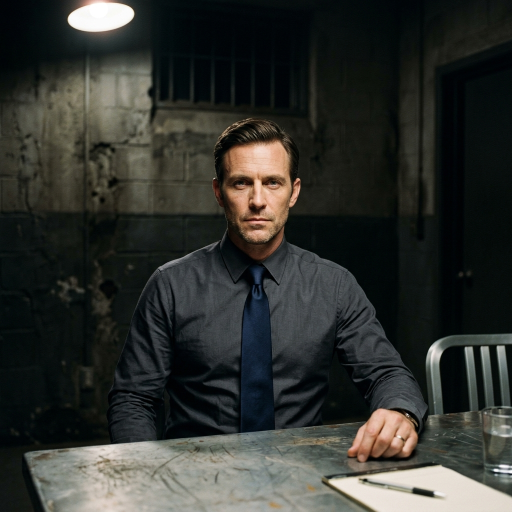
#> input picture api/data/portraits/marcus_cooperative.jpg, 1024 x 1024 px, found by its file name (shown at 1/2 size)
$ python build_ascii_cache.py
#> lines starting #> are read from the running program, lines starting #| are printed output that depends on the picture
#> in convert_face_to_ascii_grid, img is the input picture: PIL image 1024x1024 RGB; mean R, G, B 48.9, 50.8, 46.9
### scripts/convert_to_ascii.py
import sys
import os
from PIL import Image, ImageEnhance

if sys.platform == "win32":
    try:
        sys.stdout.reconfigure(encoding="utf-8")
    except Exception:
        pass

# Normalized facial expression crops per emotion (1024x1024 coordinates)
CROPS = {
    "cooperative": (340, 180, 660, 520),  # 320x340
    "deflecting":  (250, 70,  810, 730),  # 560x660
    "nervous":     (310, 90,  690, 530),  # 380x440
    "hostile":     (220, 80,  820, 760),  # 600x680
    "confessing":  (200, 120, 740, 700),  # 540x580
}

# Rich typography ASCII ramp from dense/opaque to sparse/empty
ASCII_CHARS = "@B%8&WM#*oahkbdpqwmZO0QLCJUYXzcvunxrjft/\\|()1{}[]?-_+~<>i!lI;:,\"^`'. "


def crop_and_enhance_face(img: Image.Image, emotion: str) -> Image.Image:
    """Extract tight facial expression bounding box and enhance facial contours."""
#> called with emotion = 'cooperative'
    box = CROPS.get(emotion, (250, 150, 750, 700))
    face = img.crop(box)
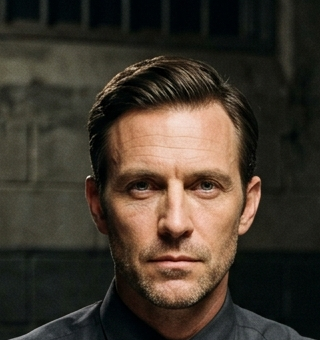
#> face: PIL image 320x340 RGB; mean R, G, B 64.8, 55.7, 45

    # Lighting and facial detail enhancement:
    # 1. Lift shadows so eyes, pupils, lips and expression are clearly visible
    brightener = ImageEnhance.Brightness(face)
    enhanced = brightener.enhance(1.18)
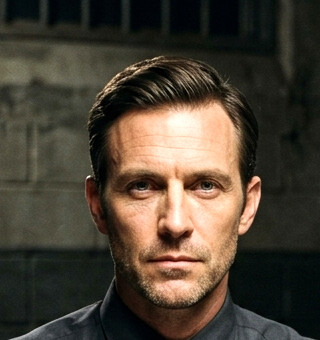
#> enhanced: PIL image 320x340 RGB; mean R, G, B 74.9, 65.3, 52.6
    # 2. Boost contrast so facial contours, wrinkles and sweat stand out
    contrast = ImageEnhance.Contrast(enhanced)
    enhanced = contrast.enhance(1.25)
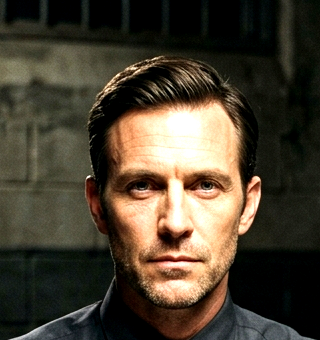
#> enhanced: PIL image 320x340 RGB; mean R, G, B 74.2, 64.8, 49.5
    # 3. Enhance sharpness for crisp typography edges
    sharpener = ImageEnhance.Sharpness(enhanced)
    enhanced = sharpener.enhance(1.4)
    return enhanced


def convert_face_to_ascii_grid(image_path: str, emotion: str = "cooperative", width: int = 46) -> list:
    """Convert portrait image to a 2D grid of (r, g, b, char) tuples."""
    img = Image.open(image_path)
    face = crop_and_enhance_face(img, emotion)

    char_aspect = 0.48
    aspect = face.height / face.width
#> aspect = 1.06
    height = int(width * aspect * char_aspect)
#> height = 23

    resized = face.resize((width, height), Image.Resampling.LANCZOS).convert("RGB")
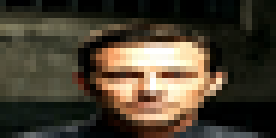
#> resized: PIL image 46x23 RGB (shown 6 times larger); mean R, G, B 73.7, 64.4, 49.4
    ramp_len = len(ASCII_CHARS)
    grid = []

    for y in range(height):
        row = []
        for x in range(width):
            r, g, b = resized.getpixel((x, y))
            lum = int(0.299 * r + 0.587 * g + 0.114 * b)
            norm_lum = lum / 255.0
            idx = int((1.0 - norm_lum) * (ramp_len - 1))
            idx = max(0, min(ramp_len - 1, idx))
            char = ASCII_CHARS[idx]
            if lum < 15:
                char = " "
            row.append((r, g, b, char))
        grid.append(row)
#> after the loop, grid = 23 items
    return grid


# [18 lines left out: functions render_ascii_grid, convert_face_to_ascii, not called in this run]


# [4 lines that do not run on import are left out]

### scripts/build_ascii_cache.py
import os
import sys

sys.path.insert(0, os.path.abspath("."))
from scripts.convert_to_ascii import convert_face_to_ascii_grid, render_ascii_grid

PORTRAITS_PATHS = {
    "cooperative": "api/data/portraits/marcus_cooperative.jpg",
    "deflecting":  "api/data/portraits/marcus_deflecting.jpg",
    "nervous":     "api/data/portraits/marcus_nervous.jpg",
    "hostile":     "api/data/portraits/marcus_hostile.jpg",
    "confessing":  "api/data/portraits/marcus_confess.jpg",
}

output_path = "api/data/portraits/ascii_cache.py"
ascii_grids_wide = {}
ascii_grids_compact = {}

for emotion, img_path in PORTRAITS_PATHS.items():
    if os.path.exists(img_path):
        print(f"Building fine ASCII grids for {emotion} from {img_path}...")
        ascii_grids_wide[emotion] = convert_face_to_ascii_grid(img_path, emotion, width=46)
        ascii_grids_compact[emotion] = convert_face_to_ascii_grid(img_path, emotion, width=32)
#> call 2 of convert_face_to_ascii_grid, with emotion = 'cooperative', width = 32
#> in convert_face_to_ascii_grid (call 2), `resized = face.resize((width, height), Image.Resampling.LANCZOS).conve..`:
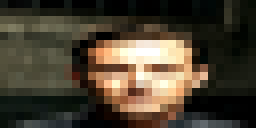
#> resized: PIL image 32x16 RGB (shown 8 times larger); mean R, G, B 73.8, 64.4, 49.3
#> after the loop in convert_face_to_ascii_grid (call 2), `for y in range(height):`: grid = 16 items
    else:
        print(f"Warning: {img_path} not found!")
#> pass 2 of the loop `for emotion, img_path in PORTRAITS_PATHS.items():`:
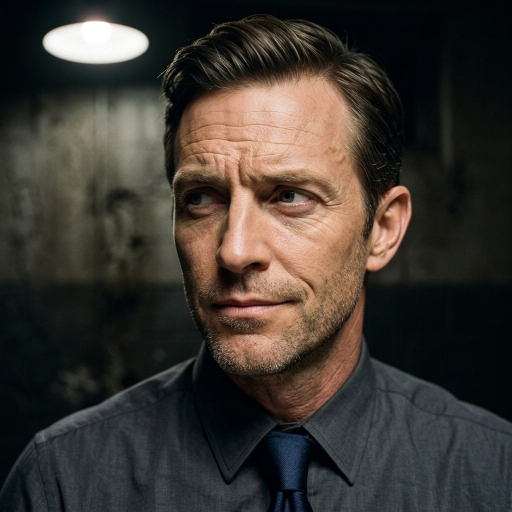
#> input picture api/data/portraits/marcus_deflecting.jpg, 1024 x 1024 px, found by its file name (shown at 1/2 size)
#> in convert_face_to_ascii_grid, img is the input picture: PIL image 1024x1024 RGB; mean R, G, B 60.6, 55.3, 49.4
#> face: PIL image 560x660 RGB
#> in crop_and_enhance_face (call 3), `enhanced = contrast.enhance(1.25)`:
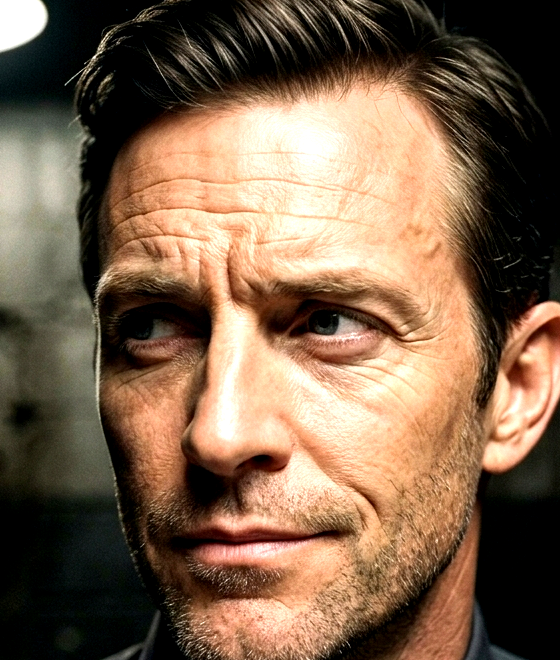
#> enhanced: PIL image 560x660 RGB; mean R, G, B 124.5, 99.1, 76.6
#> resized: PIL image 46x26 RGB
#> after the loop in convert_face_to_ascii_grid (call 3), `for y in range(height):`: grid = 26 items
#> in convert_face_to_ascii_grid (call 4), `resized = face.resize((width, height), Image.Resampling.LANCZOS).conve..`:
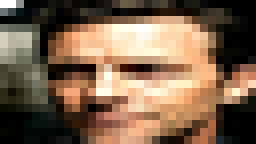
#> resized: PIL image 32x18 RGB (shown 8 times larger); mean R, G, B 123.8, 99, 76.7
#> after the loop in convert_face_to_ascii_grid (call 4), `for y in range(height):`: grid = 18 items
#> pass 3 of the loop `for emotion, img_path in PORTRAITS_PATHS.items():`:
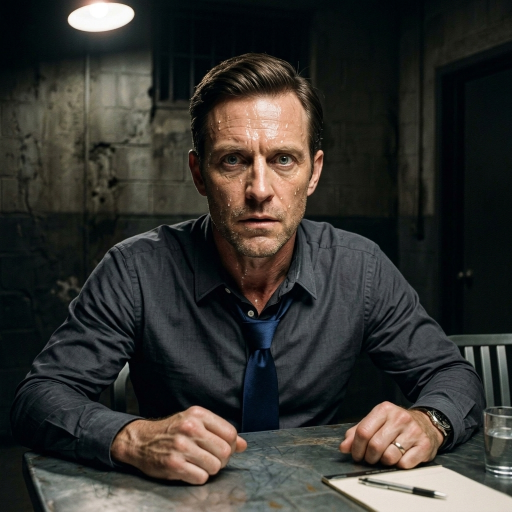
#> input picture api/data/portraits/marcus_nervous.jpg, 1024 x 1024 px, found by its file name (shown at 1/2 size)
#> in convert_face_to_ascii_grid, img is the input picture: PIL image 1024x1024 RGB; mean R, G, B 53.6, 52.6, 48.8
#> face: PIL image 380x440 RGB
#> in crop_and_enhance_face (call 5), `enhanced = contrast.enhance(1.25)`:
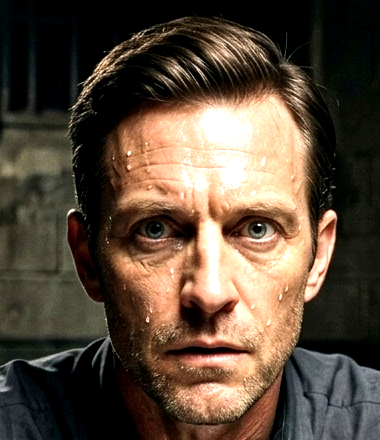
#> enhanced: PIL image 380x440 RGB; mean R, G, B 89.9, 74.1, 58.7
#> resized: PIL image 46x25 RGB
#> after the loop in convert_face_to_ascii_grid (call 5), `for y in range(height):`: grid = 25 items
#> in convert_face_to_ascii_grid (call 6), `resized = face.resize((width, height), Image.Resampling.LANCZOS).conve..`:
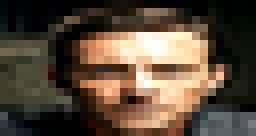
#> resized: PIL image 32x17 RGB (shown 8 times larger); mean R, G, B 89.5, 74.1, 58.7
#> after the loop in convert_face_to_ascii_grid (call 6), `for y in range(height):`: grid = 17 items
#> the loop made 5 passes; the first 3 are shown

# Ensure all grids have the same rows and columns for morphing
target_h_wide = max(len(g) for g in ascii_grids_wide.values())
#> target_h_wide = 26
target_h_compact = max(len(g) for g in ascii_grids_compact.values())
#> target_h_compact = 18

for emotion, grid in ascii_grids_wide.items():
    while len(grid) < target_h_wide:
        grid.append([(0, 0, 0, " ") for _ in range(46)])
#> this loop made 5 passes
#> emotion on passes 1 to 5: 'cooperative', 'deflecting', 'nervous', 'hostile', 'confessing'

for emotion, grid in ascii_grids_compact.items():
    while len(grid) < target_h_compact:
        grid.append([(0, 0, 0, " ") for _ in range(32)])

with open(output_path, "w", encoding="utf-8") as f:
    f.write('"""\n')
    f.write('api/data/portraits/ascii_cache.py\n')
    f.write('──────────────────────────────────\n')
    f.write('Pre-computed fine-character ANSI TrueColor ASCII portraits and in-place morphing engine for Marcus Webb.\n')
    f.write('Features:\n')
    f.write('  - Pure ASCII text typography (no chunky half-block pixels, native terminal background).\n')
    f.write(f'  - Adaptive dimensions: 46x{target_h_wide} (wide) and 32x{target_h_compact} (compact for split-screen).\n')
    f.write('  - High-dynamic-range face framing with clear facial features (eyes, eyebrows, mouth, expressions).\n')
    f.write('  - In-place TrueColor 8x8 Bayer dithered morph transitions.\n')
    f.write('"""\n\n')
    f.write('import asyncio\n')
    f.write('import math\n')
    f.write('import os\n')
    f.write('import sys\n\n')

    f.write('# Enable ANSI and UTF-8 on Windows consoles\n')
    f.write('if sys.platform == "win32":\n')
    f.write('    try:\n')
    f.write('        os.system("")\n')
    f.write('        sys.stdout.reconfigure(encoding="utf-8")\n')
    f.write('    except Exception:\n')
    f.write('        pass\n\n')

    f.write('# 8x8 Bayer dithering matrix for smooth spatial dissolving during morphs\n')
    f.write('BAYER_8X8 = [\n')
    f.write('    [ 0/64, 32/64,  8/64, 40/64,  2/64, 34/64, 10/64, 42/64],\n')
    f.write('    [48/64, 16/64, 56/64, 24/64, 50/64, 18/64, 58/64, 26/64],\n')
    f.write('    [12/64, 44/64,  4/64, 36/64, 14/64, 46/64,  6/64, 38/64],\n')
    f.write('    [60/64, 28/64, 52/64, 20/64, 62/64, 30/64, 54/64, 22/64],\n')
    f.write('    [ 3/64, 35/64, 11/64, 43/64,  1/64, 33/64,  9/64, 41/64],\n')
    f.write('    [51/64, 19/64, 59/64, 27/64, 49/64, 17/64, 57/64, 25/64],\n')
    f.write('    [15/64, 47/64,  7/64, 39/64, 13/64, 45/64,  5/64, 37/64],\n')
    f.write('    [63/64, 31/64, 55/64, 23/64, 61/64, 29/64, 53/64, 21/64],\n')
    f.write(']\n\n')

    f.write('def _normalize_behaviour(behaviour) -> str:\n')
    f.write('    name = str(getattr(behaviour, "value", behaviour)).lower()\n')
    f.write('    if name == "confess":\n')
    f.write('        return "confessing"\n')
    f.write('    return name\n\n')

    f.write('def render_ascii_lines(grid) -> list[str]:\n')
    f.write('    """Render a 2D grid of (r, g, b, char) tuples into a list of ANSI TrueColor lines."""\n')
    f.write('    lines = []\n')
    f.write('    for row in grid:\n')
    f.write('        row_chars = []\n')
    f.write('        for r, g, b, c in row:\n')
    f.write('            if c == " ":\n')
    f.write('                row_chars.append(" ")\n')
    f.write('            else:\n')
    f.write('                row_chars.append(f"\\033[38;2;{r};{g};{b}m{c}")\n')
    f.write('        lines.append("".join(row_chars) + "\\033[0m")\n')
    f.write('    return lines\n\n')

    f.write('def render_ascii_grid(grid) -> str:\n')
    f.write('    """Render a 2D grid of (r, g, b, char) tuples into ANSI TrueColor text."""\n')
    f.write('    return "\\n".join(render_ascii_lines(grid))\n\n')

    f.write('# 2D pixel grids: dict[emotion, list[list[(r, g, b, char)]]] (46 cols wide)\n')
    f.write('PORTRAIT_GRIDS = {\n')
    for emotion, grid in ascii_grids_wide.items():
        f.write(f'    "{emotion}": [\n')
        for row in grid:
            f.write(f'        {row!r},\n')
        f.write('    ],\n')
    f.write('}\n\n')

    f.write('# 2D pixel grids: dict[emotion, list[list[(r, g, b, char)]]] (32 cols compact)\n')
    f.write('COMPACT_PORTRAIT_GRIDS = {\n')
    for emotion, grid in ascii_grids_compact.items():
        f.write(f'    "{emotion}": [\n')
        for row in grid:
            f.write(f'        {row!r},\n')
        f.write('    ],\n')
    f.write('}\n\n')

    f.write('# Pre-rendered static ANSI string portraits\n')
    f.write('PORTRAIT_LINES = {\n')
    f.write('    k: render_ascii_lines(v) for k, v in PORTRAIT_GRIDS.items()\n')
    f.write('}\n')
    f.write('COMPACT_PORTRAIT_LINES = {\n')
    f.write('    k: render_ascii_lines(v) for k, v in COMPACT_PORTRAIT_GRIDS.items()\n')
    f.write('}\n')
    f.write('PORTRAITS = {\n')
    f.write('    k: "\\n".join(v) for k, v in PORTRAIT_LINES.items()\n')
    f.write('}\n\n')

    f.write('def get_portrait_lines(behaviour: str, compact: bool = False) -> list[str]:\n')
    f.write('    """Return the list of static TrueColor ASCII portrait lines for Marcus Webb."""\n')
    f.write('    name = _normalize_behaviour(behaviour)\n')
    f.write('    source = COMPACT_PORTRAIT_LINES if compact else PORTRAIT_LINES\n')
    f.write('    return source.get(name) or source.get("cooperative")\n\n')

    f.write('def get_portrait(behaviour: str, compact: bool = False) -> str:\n')
    f.write('    """Return the static TrueColor ASCII portrait string for Marcus Webb."""\n')
    f.write('    return "\\n".join(get_portrait_lines(behaviour, compact=compact))\n\n')

    f.write('def show_portrait(behaviour: str, compact: bool = False):\n')
    f.write('    """Print the static TrueColor ASCII portrait for Marcus Webb."""\n')
    f.write('    art = get_portrait(behaviour, compact=compact)\n')
    f.write('    if art:\n')
    f.write('        print(f"\\n{art}")\n\n')

    f.write('def set_portrait_style(style: str):\n')
    f.write('    pass  # Fine ASCII is always used\n\n')

    f.write('def get_morph_frames(from_behaviour: str, to_behaviour: str, frames: int = 10, compact: bool = False):\n')
    f.write('    """Yield 2D grids representing intermediate morph frames from from_behaviour to to_behaviour."""\n')
    f.write('    from_name = _normalize_behaviour(from_behaviour)\n')
    f.write('    to_name = _normalize_behaviour(to_behaviour)\n')
    f.write('    source = COMPACT_PORTRAIT_GRIDS if compact else PORTRAIT_GRIDS\n')
    f.write('    grid_a = source.get(from_name) or source.get("cooperative")\n')
    f.write('    grid_b = source.get(to_name) or source.get("cooperative")\n')
    f.write('    if not grid_a or not grid_b or from_name == to_name:\n')
    f.write('        yield grid_b\n')
    f.write('        return\n')
    f.write('    height = len(grid_a)\n')
    f.write('    width = len(grid_a[0])\n')
    f.write('    for f in range(1, frames + 1):\n')
    f.write('        t = f / frames\n')
    f.write('        t_eased = (1.0 - math.cos(t * math.pi)) / 2.0\n')
    f.write('        frame = []\n')
    f.write('        for y in range(height):\n')
    f.write('            row = []\n')
    f.write('            row_a = grid_a[y]\n')
    f.write('            row_b = grid_b[y]\n')
    f.write('            for x in range(width):\n')
    f.write('                ra, ga, ba, ca = row_a[x]\n')
    f.write('                rb, gb, bb, cb = row_b[x]\n')
    f.write('                r = int((1.0 - t_eased) * ra + t_eased * rb)\n')
    f.write('                g = int((1.0 - t_eased) * ga + t_eased * gb)\n')
    f.write('                b = int((1.0 - t_eased) * ba + t_eased * bb)\n')
    f.write('                threshold = BAYER_8X8[y % 8][x % 8]\n')
    f.write('                char = cb if t_eased >= threshold else ca\n')
    f.write('                row.append((r, g, b, char))\n')
    f.write('            frame.append(row)\n')
    f.write('        yield frame\n\n')

    f.write('async def morph_portrait(from_behaviour: str, to_behaviour: str, frames: int = 10, delay: float = 0.035, compact: bool = False):\n')
    f.write('    """Smoothly in-place cross-dissolve between two fine ASCII portraits using Bayer dithering."""\n')
    f.write('    from_name = _normalize_behaviour(from_behaviour)\n')
    f.write('    to_name = _normalize_behaviour(to_behaviour)\n\n')
    f.write('    if not sys.stdout.isatty():\n')
    f.write('        show_portrait(to_name, compact=compact)\n')
    f.write('        return\n\n')
    f.write('    source = COMPACT_PORTRAIT_GRIDS if compact else PORTRAIT_GRIDS\n')
    f.write('    grid_a = source.get(from_name) or source.get("cooperative")\n')
    f.write('    grid_b = source.get(to_name) or source.get("cooperative")\n\n')
    f.write('    if not grid_a or not grid_b or from_name == to_name:\n')
    f.write('        show_portrait(to_name, compact=compact)\n')
    f.write('        return\n\n')
    f.write('    height = len(grid_a)\n')
    f.write('    for frame in get_morph_frames(from_behaviour, to_behaviour, frames=frames, compact=compact):\n')
    f.write('        sys.stdout.write(f"\\033[{height}A\\r")\n')
    f.write('        sys.stdout.flush()\n')
    f.write('        sys.stdout.write(render_ascii_grid(frame) + "\\n")\n')
    f.write('        sys.stdout.flush()\n')
    f.write('        await asyncio.sleep(delay)\n')

print(f"Successfully generated {output_path}!")
